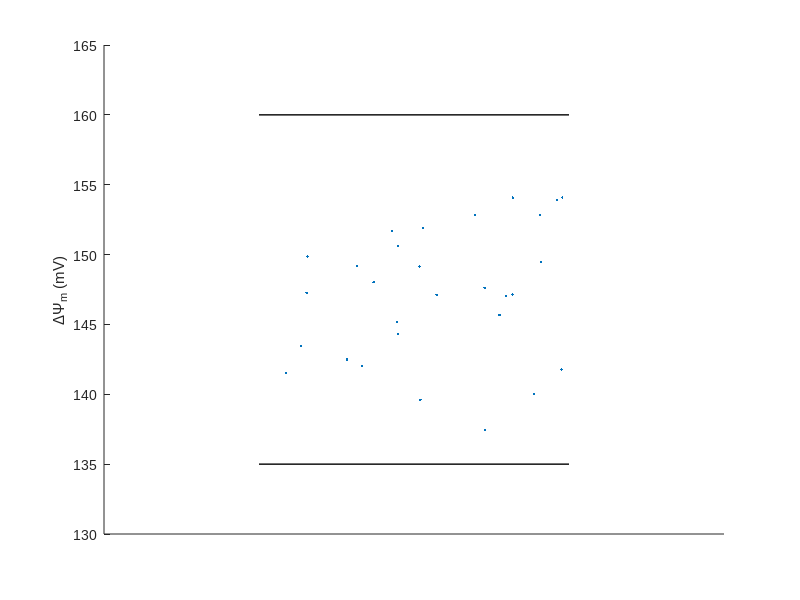
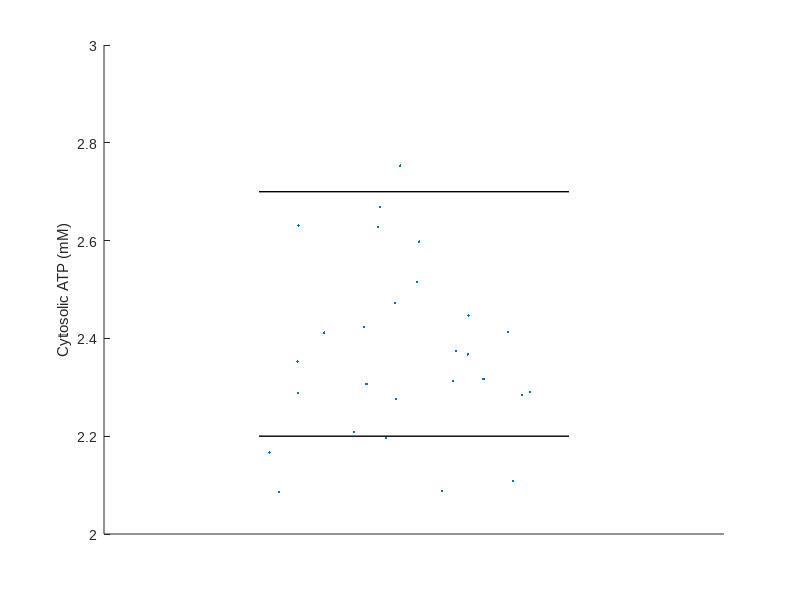
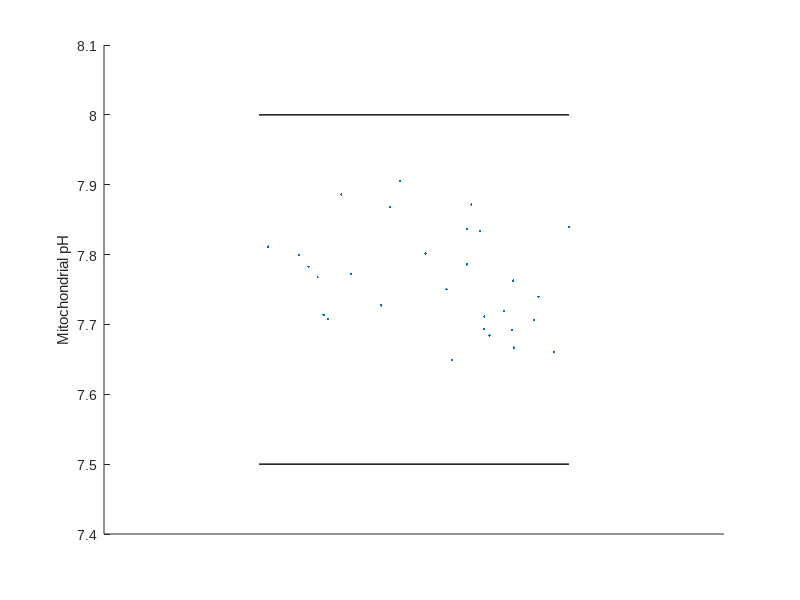

Recreate these plots in MATLAB, in order.
%%%%%%%%%%%%%%%%%%%%%%%%%%%%%%%%%%%%%%%%%%%
%%% Theurey et al 2018 - Figure 1B
%%% Scatter values generated by a population
%%% and draw lines at limits of literature values
%%%%%%%%%%%%%%%%%%%%%%%%%%%%%%%%%%%%%%%%%%

%% Obtain data
checkData = 0;
if checkData == 1
%%% Data can be generated by running a population
%%% (Beard_NC_simulatePopulation.m) and obtaining the desired parameter
%%% using the below commands [need to pause simulation]
% Baseline TMRM
baselineTMRM = squeeze(stateVarAll(:,19,:)); % to get dPsim
baselineTMRM = baselineTMRM(1,:); % to get baseline value
baselineTMRM = baselineTMRM';

% Baseline cytosolic ATP
baselineATPc = squeeze(stateVarAll(:,23,:));
baselineATPc = baselineATPc(1,:); % to get baseline value
baselineATPc = baselineATPc';

% Baseline mitochondrial pH
baselinePHx = squeeze(OutputAll(:,26,:));
baselinePHx = baselinePHx(1,:); % to get baseline value
baselinePHx = baselinePHx';

else
%%% Alternatively, here is a run from 09-May-2018 (30 simulations, rng(1))
%%% (data used in Figure)
%%% See "Baseline sims.xlsx" 
baselineTMRM = [149.1696867; 149.4510064; 145.1507917; 147.2573399;...
147.6163664; 148.018499; 147.140482; 151.8918438; 145.6775149; 142.4877963;...
142.0360414; 143.4568666; 150.6289994; 152.8470695; 152.8113373; 141.5402939;...
147.0377277; 153.8923832; NaN; 149.8591836; 137.4233501; 154.084823;...
147.1113718; 154.0755925; 141.7735735; 144.3038632; 151.6752627; 140.0073662;...
149.153521; 139.5968821];

baselineATPc = [0.002317006; 0.002411988; 0.002446799; 0.00237355;...
0.002753373; 0.00219711; 0.002108882; 0.002669021; 0.002598023; 0.00236729;...
0.002472237; 0.002276503; 0.002284923; 0.001846975; 0.002306665; 0.002313164;...
0.002085244; 0.002287939; NaN; 0.002166925; 0.002516084; 0.001797033;...
0.002630918; 0.00235261; 0.002627498; 0.002412586; 0.002289641; 0.00242262;...
0.002207942; 0.00208726 ];

baselinePHx = [7.739732687; 7.727202039; 7.782567139; 7.772593699;...
7.719497835; 7.762793045; 7.785909009; 7.692044126; 7.750253268; 7.868016856;...
7.811362105; 7.836647782; 7.707577857; 7.711368384; 7.666780254; 7.83934863;...
7.801585941; 7.660475492; NaN; 7.713723941; 7.90520554; 7.684194711;...
7.706091194; 7.64912383; 7.833781411; 7.79975459; 7.693175025; 7.871799534;...
7.767404448; 7.886169897 ];

end
%%

varNameAll = {'baselineTMRM' 'baselineATPc' 'baselinePHx'};

for figureNum = 1:3

varName = varNameAll{figureNum};

if strcmp(varName, 'baselineTMRM')
    plotValue = baselineTMRM;
elseif strcmp(varName, 'baselineATPc')
    plotValue = baselineATPc;
elseif strcmp(varName, 'baselinePHx')
    plotValue = baselinePHx;
end

% Apply random x-axis scatter for plotting
plotValue(:,2) = 1;
for i = 1:size(plotValue,1)
plotValue(i,2) = plotValue(i,2) + 0.1+(0.1*rand);
end

% Change default font type to Arial
set(0,'defaultAxesFontName', 'Arial')
set(0,'defaultTextFontName', 'Arial')

% Scatter plot
% Dimensions for publication (Fig 1B)
figure('Position', [100 100 50 115])
markersize = 3;
scatter(plotValue(:,2),plotValue(:,1), markersize,'filled','k')
if strcmp(varName, 'baselineATPc')
    % Plot ATP in mM
    scatter(plotValue(:,2),plotValue(:,1)*1000, markersize,'filled','k')
end
hold on

if strcmp(varName, 'baselineTMRM')
    % Literature ranges from Gerencser 2012, Ward 2000, 
    % Nicholls & Budd 2000, Nicholls 1980, Surin 2013
    litMin = 135;
    litMax = 160;
    axesMin = 130;
    axesMax = 165;   
% Apply axes names and legend
ylabel('\Delta\Psi_m (mV)')

elseif strcmp(varName, 'baselineATPc')
    % Literature ranges from Weisova 2009, Lehninger [rinciples of biochem, 
    % Aubert 2001, 2005; DiNuzzo 2010 model, Cloutier 2009 model
    litMin = 2.2;   % in mM
    litMax = 2.7;
    axesMin = 2.0;
    axesMax = 3.0;   
ylabel('Cytosolic ATP (mM)')

elseif strcmp(varName, 'baselinePHx')
    % Literature ranges from Bolshakov 2007, Poburko 2011
    litMin = 7.5;
    litMax = 8.0;
    axesMin = 7.4;
    axesMax = 8.1;
ylabel('Mitochondrial pH')
end

% Plot think black lines at limits of literature values
plot([1.1 1.2], [litMin litMin], 'k', 'LineWidth', 1)
plot([1.1 1.2], [litMax litMax], 'k', 'LineWidth', 1)

% Apply axes limits
ylim([axesMin axesMax])
xlim([1.05 1.25])

% Apply legend
%legend('Simulations', 'Literature range')

% Remove x-axis ticks
set(gca,'XTick',[])
end
%%
